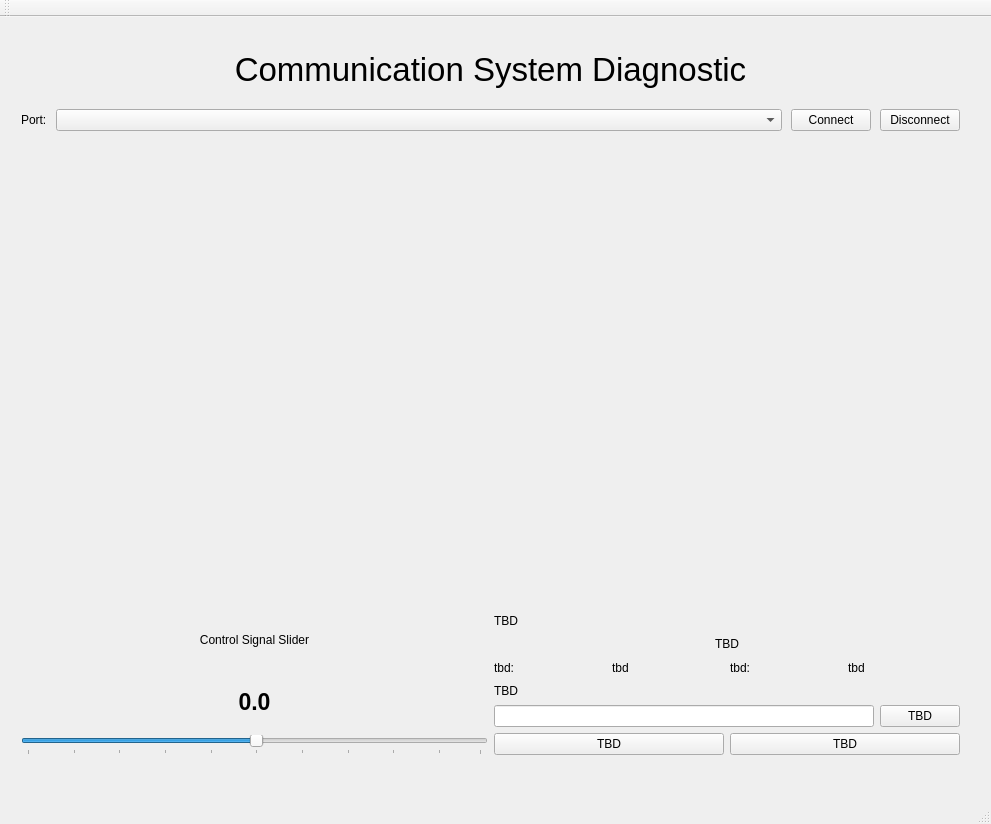
<?xml version="1.0" encoding="UTF-8"?>
<ui version="4.0">
 <class>Comm_Window</class>
 <widget class="QMainWindow" name="Comm_Window">
  <property name="geometry">
   <rect>
    <x>0</x>
    <y>0</y>
    <width>991</width>
    <height>824</height>
   </rect>
  </property>
  <property name="windowTitle">
   <string>Comm_Window</string>
  </property>
  <widget class="QWidget" name="centralWidget">
   <widget class="QWidget" name="layoutWidget">
    <property name="geometry">
     <rect>
      <x>10</x>
      <y>8</y>
      <width>961</width>
      <height>741</height>
     </rect>
    </property>
    <layout class="QVBoxLayout" name="Comm_Console" stretch="2,10,3">
     <item>
      <layout class="QVBoxLayout" name="TitleandSerialLayout" stretch="2,1">
       <item>
        <widget class="QLabel" name="WheelBotComm">
         <property name="font">
          <font>
           <pointsize>25</pointsize>
          </font>
         </property>
         <property name="text">
          <string>Communication System Diagnostic</string>
         </property>
         <property name="alignment">
          <set>Qt::AlignCenter</set>
         </property>
        </widget>
       </item>
       <item>
        <layout class="QHBoxLayout" name="Serial_Layout">
         <property name="spacing">
          <number>9</number>
         </property>
         <item>
          <widget class="QLabel" name="label">
           <property name="sizePolicy">
            <sizepolicy hsizetype="Minimum" vsizetype="Minimum">
             <horstretch>0</horstretch>
             <verstretch>0</verstretch>
            </sizepolicy>
           </property>
           <property name="text">
            <string>Port:</string>
           </property>
          </widget>
         </item>
         <item>
          <widget class="QComboBox" name="PortcomboBox">
           <property name="sizePolicy">
            <sizepolicy hsizetype="MinimumExpanding" vsizetype="Fixed">
             <horstretch>0</horstretch>
             <verstretch>0</verstretch>
            </sizepolicy>
           </property>
          </widget>
         </item>
         <item>
          <widget class="QPushButton" name="Connect_Btn">
           <property name="sizePolicy">
            <sizepolicy hsizetype="Preferred" vsizetype="Fixed">
             <horstretch>0</horstretch>
             <verstretch>0</verstretch>
            </sizepolicy>
           </property>
           <property name="text">
            <string>Connect</string>
           </property>
          </widget>
         </item>
         <item>
          <widget class="QPushButton" name="Disconnect_Btn">
           <property name="sizePolicy">
            <sizepolicy hsizetype="Minimum" vsizetype="Fixed">
             <horstretch>0</horstretch>
             <verstretch>0</verstretch>
            </sizepolicy>
           </property>
           <property name="text">
            <string>Disconnect</string>
           </property>
          </widget>
         </item>
        </layout>
       </item>
      </layout>
     </item>
     <item>
      <layout class="QHBoxLayout" name="Lo_Plots"/>
     </item>
     <item>
      <layout class="QHBoxLayout" name="ControlsandData">
       <item>
        <layout class="QVBoxLayout" name="GainsPanel">
         <item>
          <widget class="QLabel" name="PId_Loop_Gain">
           <property name="text">
            <string>Control Signal Slider</string>
           </property>
           <property name="alignment">
            <set>Qt::AlignCenter</set>
           </property>
          </widget>
         </item>
         <item>
          <widget class="QLabel" name="AmplitudeValue">
           <property name="font">
            <font>
             <pointsize>17</pointsize>
             <weight>75</weight>
             <bold>true</bold>
            </font>
           </property>
           <property name="text">
            <string>0.0</string>
           </property>
           <property name="alignment">
            <set>Qt::AlignCenter</set>
           </property>
          </widget>
         </item>
         <item>
          <layout class="QHBoxLayout" name="K_pLayout">
           <item>
            <widget class="QSlider" name="AmplitudeSlider">
             <property name="sliderPosition">
              <number>50</number>
             </property>
             <property name="orientation">
              <enum>Qt::Horizontal</enum>
             </property>
             <property name="tickPosition">
              <enum>QSlider::TicksBelow</enum>
             </property>
             <property name="tickInterval">
              <number>10</number>
             </property>
            </widget>
           </item>
          </layout>
         </item>
        </layout>
       </item>
       <item>
        <layout class="QVBoxLayout" name="MotSpd_DatLayout">
         <item>
          <widget class="QLabel" name="Rotat_PWM">
           <property name="text">
            <string>TBD</string>
           </property>
          </widget>
         </item>
         <item>
          <widget class="QLabel" name="Motor_Speed">
           <property name="text">
            <string>TBD</string>
           </property>
           <property name="alignment">
            <set>Qt::AlignCenter</set>
           </property>
          </widget>
         </item>
         <item>
          <layout class="QHBoxLayout" name="MotorSpdLayout">
           <item>
            <widget class="QLabel" name="LMotLbl">
             <property name="text">
              <string>tbd:</string>
             </property>
            </widget>
           </item>
           <item>
            <widget class="QLabel" name="Lft_Motor_Speed">
             <property name="text">
              <string>tbd</string>
             </property>
            </widget>
           </item>
           <item>
            <widget class="QLabel" name="RMotLbl">
             <property name="text">
              <string>tbd:</string>
             </property>
            </widget>
           </item>
           <item>
            <widget class="QLabel" name="Rgt_Motor_Speed">
             <property name="text">
              <string>tbd</string>
             </property>
            </widget>
           </item>
          </layout>
         </item>
         <item>
          <widget class="QLabel" name="Load_Data">
           <property name="text">
            <string>TBD</string>
           </property>
          </widget>
         </item>
         <item>
          <layout class="QHBoxLayout" name="LoadDat_Layout">
           <item>
            <widget class="QLineEdit" name="LoadLineEdit"/>
           </item>
           <item>
            <widget class="QPushButton" name="Load_Btn">
             <property name="text">
              <string>TBD</string>
             </property>
            </widget>
           </item>
          </layout>
         </item>
         <item>
          <layout class="QHBoxLayout" name="RcdandPlybckLo">
           <item>
            <widget class="QPushButton" name="Record_Btn">
             <property name="text">
              <string>TBD</string>
             </property>
            </widget>
           </item>
           <item>
            <widget class="QPushButton" name="Playback_Btn">
             <property name="text">
              <string>TBD</string>
             </property>
            </widget>
           </item>
          </layout>
         </item>
        </layout>
       </item>
      </layout>
     </item>
    </layout>
   </widget>
  </widget>
  <widget class="QMenuBar" name="menuBar">
   <property name="geometry">
    <rect>
     <x>0</x>
     <y>0</y>
     <width>991</width>
     <height>23</height>
    </rect>
   </property>
   <property name="sizePolicy">
    <sizepolicy hsizetype="Expanding" vsizetype="Minimum">
     <horstretch>0</horstretch>
     <verstretch>0</verstretch>
    </sizepolicy>
   </property>
  </widget>
  <widget class="QToolBar" name="mainToolBar">
   <attribute name="toolBarArea">
    <enum>TopToolBarArea</enum>
   </attribute>
   <attribute name="toolBarBreak">
    <bool>false</bool>
   </attribute>
  </widget>
  <widget class="QStatusBar" name="statusBar"/>
 </widget>
 <layoutdefault spacing="6" margin="11"/>
 <resources/>
 <connections/>
</ui>
